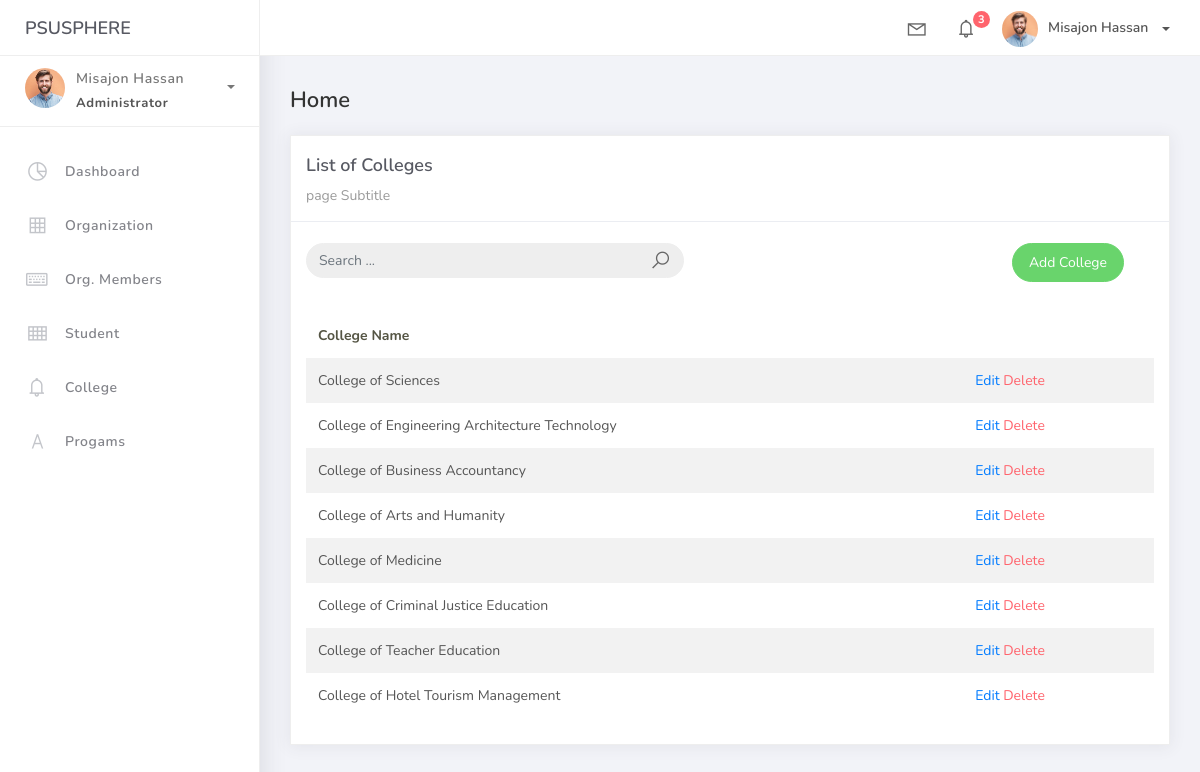
Page /college_list on the committed database.
### studentorg/models.py (models this page shows, shortened)
class BaseModel(models.Model):
    created_at = models.DateTimeField(auto_now_add=True, db_index=True)
    updated_at = models.DateTimeField(auto_now=True)
    class Meta:
        abstract = True

class College(BaseModel):
    college_name = models.CharField(max_length=150)

### studentorg/views.py (the view)
# urls.py: path('college_list', CollegeList.as_view(), name='college-list'),
class CollegeList(ListView):
    model = College
    context_object_name = 'college'
    template_name = "college_list.html"
    paginate_by = 15
    def get_queryset(self, *args, **kwargs):
        qs = super(CollegeList, self).get_queryset(*args, **kwargs)
        if self.request.GET.get("q") is not None:
            query = self.request.GET.get('q')
            qs = qs.filter(Q(college_name__icontains=query))
        return qs

### templates/college_list.html (shortened to what this page needs)
{% extends 'base.html' %}
{% load static %}
{% block content %}
<div class="content">
  <div class="container-fluid">
    <h4 class="page-title">Home</h4>
    <div class="row">
      <div class="col-md-12">
        <div class="card">
          <div class="card-header">
            <div class="card-title">List of Colleges</div>
          <div class="card-category">page Subtitle</div>
            </div>
            <br />
            <div class="col-md-12 row">
                <div class="col-md-6">
                  <form class="navbar-left navbar-form nav-search mr-md-3" action="{% url 'college-list' %}">
                    <div class="input-group">
                        <input type="text" placeholder="Search ..." class="form-control" name="q" />
                            <div class="input-group-append">
                                <span class="input-group-text">
                                    <i class="la la-search search-icon"></i>
                                </span>
                            </div>
                        </div>
                    </form>
                </div>
                <div class="col-md-6">
                    <div class="pull-right">
                        <a href="{% url 'college-add' %}" class="btn btn-success btn-rounded">Add College</a>
                    </div>
                </div>
            </div>
          <div class="card-body">
            <table class="table table-striped mt-3">
              <thead>
                <tr>
                  <th scope="col">College Name</th>
                </tr>
              </thead>
              <tbody>
                {% for object in object_list %}
                  <tr>
                    <td>{{ object.college_name }}</td>
                    <td>
                        <a href="college_list/{{ object.id }}">Edit</a>
                        <a href="college_list/{{ object.id }}/delete" class="text-danger">Delete</a>
                    </td>
                    </tr>
                    {% empty %}
                    <tr>
                     <td colspan="4" style="text-align: center">
                        <p class="text-sm font-weight-bold mb-0">No Records Found</p>
                    </td>
                  </tr>
                {% endfor %}
              </tbody>
            </table>
          </div>
        </div>
      </div>
    </div>
  </div>
</div>
{% endblock %}

### rows in the picture
College: college_name "College of Sciences"
College: college_name "College of Engineering Architecture Technology"
College: college_name "College of Business Accountancy"
College: college_name "College of Arts and Humanity"
College: college_name "College of Medicine"
College: college_name "College of Criminal Justice Education"
College: college_name "College of Teacher Education"
College: college_name "College of Hotel Tourism Management"
